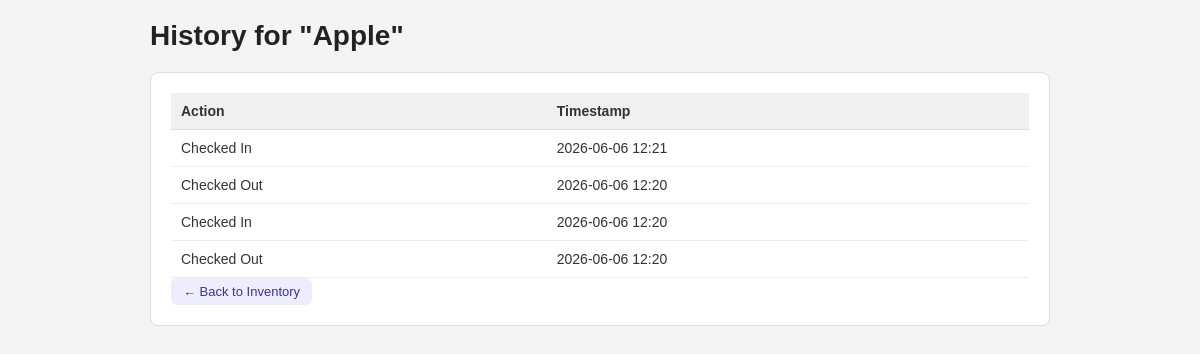
Page /history/Apple on the committed database.
### tables this page shows
CREATE TABLE transactions (
                     id INTEGER PRIMARY KEY AUTOINCREMENT,
                     item_name TEXT NOT NULL,
                     action TEXT NOT NULL,
                     timestamp TEXT NOT NULL);

### routes.py (the view)
@bp.route("/history/<name>")
def history(name):
    try:
        if not name or not name.strip():
            raise ValueError("Item name cannot be empty.")
        rows = get_history(name)
        return render_template("history.html", name=name, rows=rows)
    except ValueError as e:
        print(f"  Validation error: {e}")
        return redirect(url_for("main.index"))
    except Exception as e:
        print(f"  Error loading history for '{name}': {e}")
        return render_template("history.html", name=name, rows=[])

### db.py (called while the page is built)
def get_connection():
    return sqlite3.connect(DB_FILE)

def get_history(name):
    try:
        with get_connection() as conn:
            rows = conn.execute("""
                SELECT action, timestamp FROM transactions
                WHERE LOWER(item_name) = LOWER(?)
                ORDER BY timestamp DESC
            """, (name,)).fetchall()
        return [(Action(action), timestamp) for action, timestamp in rows]
    except Exception as e:
        print(f"  Error fetching history for '{name}': {e}")
        return []

### templates/history.html (shortened to what this page needs)
<!DOCTYPE html>
<html lang="en">
<head>
    <link rel="stylesheet" href="{{ url_for('static', filename='style.css') }}">
</head>
<body>
  <div class="container">
    <h1>History for "{{ name }}"</h1>
    <div class="card">
      {% if rows %}
      <table>
        <thead>
          <tr>
            <th>Action</th>
            <th>Timestamp</th>
          </tr>
        </thead>
        <tbody>
          {% for action, timestamp in rows %}
          <tr>
            <td>{{ "Checked Out" if action.value == "check_out" else "Checked In" }}</td>
            <td>{{ timestamp }}</td>
          </tr>
          {% endfor %}
        </tbody>
      </table>
      {% else %}
        <p>No transactions found.</p>
      {% endif %}
      <a class="btn btn-history" href="/">← Back to Inventory</a>
    </div>
  </div>
</body>
</html>

### static/style.css (style rules this page uses)
* { box-sizing: border-box; margin: 0; padding: 0; }
body { font-family: sans-serif; background: #f4f4f4; color: #333; padding: 20px; }
.container { max-width: 900px; margin: 0 auto; }
h1 { font-size: 28px; margin-bottom: 20px; color: #222; }
.card { background: white; border-radius: 8px; padding: 20px; margin-bottom: 20px; border: 1px solid #ddd; }
table { width: 100%; border-collapse: collapse; font-size: 14px; }
th { text-align: left; padding: 10px; background: #f0f0f0; border-bottom: 1px solid #ddd; }
td { padding: 10px; border-bottom: 1px solid #eee; }
.btn { display: inline-block; padding: 6px 12px; border-radius: 6px; font-size: 13px; text-decoration: none; margin-right: 4px; font-weight: 500; }
.btn-history { background: #eeedfe; color: #3c3489; }

### rows in the picture
transactions: value "Checked In", timestamp "2026-06-06 12:21"
transactions: value "Checked Out", timestamp "2026-06-06 12:20"
transactions: value "Checked In", timestamp "2026-06-06 12:20"
transactions: value "Checked Out", timestamp "2026-06-06 12:20"

### other values in the picture
{{ name }} "Apple"
